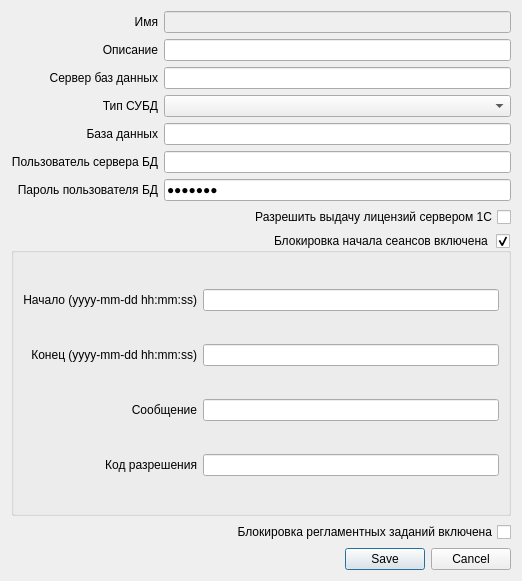
<?xml version="1.0" encoding="UTF-8"?>
<ui version="4.0">
 <class>dlgProp</class>
 <widget class="QDialog" name="dlgProp">
  <property name="geometry">
   <rect>
    <x>0</x>
    <y>0</y>
    <width>522</width>
    <height>581</height>
   </rect>
  </property>
  <property name="windowTitle">
   <string>Dialog</string>
  </property>
  <layout class="QGridLayout" name="gridLayout">
   <item row="3" column="0">
    <widget class="QLabel" name="label_4">
     <property name="layoutDirection">
      <enum>Qt::LeftToRight</enum>
     </property>
     <property name="text">
      <string>Тип СУБД</string>
     </property>
     <property name="alignment">
      <set>Qt::AlignRight|Qt::AlignTrailing|Qt::AlignVCenter</set>
     </property>
    </widget>
   </item>
   <item row="6" column="1">
    <widget class="QLineEdit" name="eDBPasswd">
     <property name="enabled">
      <bool>true</bool>
     </property>
     <property name="text">
      <string>linutip</string>
     </property>
     <property name="echoMode">
      <enum>QLineEdit::Password</enum>
     </property>
     <property name="readOnly">
      <bool>false</bool>
     </property>
    </widget>
   </item>
   <item row="10" column="0" colspan="2">
    <widget class="QDialogButtonBox" name="buttonBox">
     <property name="orientation">
      <enum>Qt::Horizontal</enum>
     </property>
     <property name="standardButtons">
      <set>QDialogButtonBox::Cancel|QDialogButtonBox::Save</set>
     </property>
    </widget>
   </item>
   <item row="8" column="0" colspan="2">
    <widget class="QGroupBox" name="gpBlock">
     <property name="layoutDirection">
      <enum>Qt::RightToLeft</enum>
     </property>
     <property name="title">
      <string>Блокировка начала сеансов включена</string>
     </property>
     <property name="checkable">
      <bool>true</bool>
     </property>
     <layout class="QGridLayout" name="gridLayout_2">
      <item row="2" column="0">
       <widget class="QLineEdit" name="eBlockMess">
        <property name="enabled">
         <bool>true</bool>
        </property>
        <property name="text">
         <string/>
        </property>
        <property name="readOnly">
         <bool>false</bool>
        </property>
       </widget>
      </item>
      <item row="2" column="1">
       <widget class="QLabel" name="label_10">
        <property name="layoutDirection">
         <enum>Qt::LeftToRight</enum>
        </property>
        <property name="text">
         <string>Сообщение</string>
        </property>
        <property name="alignment">
         <set>Qt::AlignRight|Qt::AlignTrailing|Qt::AlignVCenter</set>
        </property>
       </widget>
      </item>
      <item row="3" column="0">
       <widget class="QLineEdit" name="eBlockCode">
        <property name="enabled">
         <bool>true</bool>
        </property>
        <property name="text">
         <string/>
        </property>
        <property name="readOnly">
         <bool>false</bool>
        </property>
       </widget>
      </item>
      <item row="3" column="1">
       <widget class="QLabel" name="label_11">
        <property name="layoutDirection">
         <enum>Qt::LeftToRight</enum>
        </property>
        <property name="text">
         <string>Код разрешения</string>
        </property>
        <property name="alignment">
         <set>Qt::AlignRight|Qt::AlignTrailing|Qt::AlignVCenter</set>
        </property>
       </widget>
      </item>
      <item row="0" column="0">
       <widget class="QLineEdit" name="eBlockStart">
        <property name="enabled">
         <bool>true</bool>
        </property>
        <property name="text">
         <string/>
        </property>
        <property name="readOnly">
         <bool>false</bool>
        </property>
       </widget>
      </item>
      <item row="1" column="0">
       <widget class="QLineEdit" name="eBlockEnd">
        <property name="enabled">
         <bool>true</bool>
        </property>
        <property name="text">
         <string/>
        </property>
        <property name="readOnly">
         <bool>false</bool>
        </property>
       </widget>
      </item>
      <item row="0" column="1">
       <widget class="QLabel" name="label_8">
        <property name="layoutDirection">
         <enum>Qt::LeftToRight</enum>
        </property>
        <property name="text">
         <string>Начало (yyyy-mm-dd hh:mm:ss)</string>
        </property>
        <property name="alignment">
         <set>Qt::AlignRight|Qt::AlignTrailing|Qt::AlignVCenter</set>
        </property>
       </widget>
      </item>
      <item row="1" column="1">
       <widget class="QLabel" name="label_9">
        <property name="layoutDirection">
         <enum>Qt::LeftToRight</enum>
        </property>
        <property name="text">
         <string>Конец (yyyy-mm-dd hh:mm:ss)</string>
        </property>
        <property name="alignment">
         <set>Qt::AlignRight|Qt::AlignTrailing|Qt::AlignVCenter</set>
        </property>
       </widget>
      </item>
     </layout>
    </widget>
   </item>
   <item row="2" column="0">
    <widget class="QLabel" name="label_3">
     <property name="layoutDirection">
      <enum>Qt::LeftToRight</enum>
     </property>
     <property name="text">
      <string>Сервер баз данных</string>
     </property>
     <property name="alignment">
      <set>Qt::AlignRight|Qt::AlignTrailing|Qt::AlignVCenter</set>
     </property>
    </widget>
   </item>
   <item row="0" column="1">
    <widget class="QLineEdit" name="eName">
     <property name="enabled">
      <bool>false</bool>
     </property>
     <property name="font">
      <font>
       <weight>75</weight>
       <bold>true</bold>
      </font>
     </property>
     <property name="readOnly">
      <bool>true</bool>
     </property>
    </widget>
   </item>
   <item row="7" column="1">
    <widget class="QCheckBox" name="cbLic">
     <property name="layoutDirection">
      <enum>Qt::RightToLeft</enum>
     </property>
     <property name="text">
      <string>Разрешить выдачу лицензий сервером 1С</string>
     </property>
    </widget>
   </item>
   <item row="1" column="0">
    <widget class="QLabel" name="label_2">
     <property name="layoutDirection">
      <enum>Qt::LeftToRight</enum>
     </property>
     <property name="text">
      <string>Описание</string>
     </property>
     <property name="alignment">
      <set>Qt::AlignRight|Qt::AlignTrailing|Qt::AlignVCenter</set>
     </property>
    </widget>
   </item>
   <item row="1" column="1">
    <widget class="QLineEdit" name="eDescr">
     <property name="enabled">
      <bool>true</bool>
     </property>
     <property name="readOnly">
      <bool>false</bool>
     </property>
    </widget>
   </item>
   <item row="4" column="1">
    <widget class="QLineEdit" name="eDBName">
     <property name="enabled">
      <bool>true</bool>
     </property>
     <property name="readOnly">
      <bool>false</bool>
     </property>
    </widget>
   </item>
   <item row="5" column="1">
    <widget class="QLineEdit" name="eDBUser">
     <property name="enabled">
      <bool>true</bool>
     </property>
     <property name="text">
      <string/>
     </property>
     <property name="readOnly">
      <bool>false</bool>
     </property>
    </widget>
   </item>
   <item row="3" column="1">
    <widget class="QComboBox" name="cbDBType"/>
   </item>
   <item row="0" column="0">
    <widget class="QLabel" name="label">
     <property name="layoutDirection">
      <enum>Qt::LeftToRight</enum>
     </property>
     <property name="text">
      <string>Имя</string>
     </property>
     <property name="alignment">
      <set>Qt::AlignRight|Qt::AlignTrailing|Qt::AlignVCenter</set>
     </property>
    </widget>
   </item>
   <item row="6" column="0">
    <widget class="QLabel" name="label_7">
     <property name="layoutDirection">
      <enum>Qt::LeftToRight</enum>
     </property>
     <property name="text">
      <string>Пароль пользователя БД</string>
     </property>
     <property name="alignment">
      <set>Qt::AlignRight|Qt::AlignTrailing|Qt::AlignVCenter</set>
     </property>
    </widget>
   </item>
   <item row="2" column="1">
    <widget class="QLineEdit" name="eDBServer">
     <property name="enabled">
      <bool>true</bool>
     </property>
     <property name="readOnly">
      <bool>false</bool>
     </property>
    </widget>
   </item>
   <item row="5" column="0">
    <widget class="QLabel" name="label_6">
     <property name="layoutDirection">
      <enum>Qt::LeftToRight</enum>
     </property>
     <property name="text">
      <string>Пользователь сервера БД</string>
     </property>
     <property name="alignment">
      <set>Qt::AlignRight|Qt::AlignTrailing|Qt::AlignVCenter</set>
     </property>
    </widget>
   </item>
   <item row="4" column="0">
    <widget class="QLabel" name="label_5">
     <property name="layoutDirection">
      <enum>Qt::LeftToRight</enum>
     </property>
     <property name="text">
      <string>База данных</string>
     </property>
     <property name="alignment">
      <set>Qt::AlignRight|Qt::AlignTrailing|Qt::AlignVCenter</set>
     </property>
    </widget>
   </item>
   <item row="9" column="0" colspan="2">
    <widget class="QCheckBox" name="cbRegl">
     <property name="layoutDirection">
      <enum>Qt::RightToLeft</enum>
     </property>
     <property name="text">
      <string>Блокировка регламентных заданий включена</string>
     </property>
    </widget>
   </item>
  </layout>
 </widget>
 <resources/>
 <connections>
  <connection>
   <sender>buttonBox</sender>
   <signal>accepted()</signal>
   <receiver>dlgProp</receiver>
   <slot>accept()</slot>
   <hints>
    <hint type="sourcelabel">
     <x>248</x>
     <y>254</y>
    </hint>
    <hint type="destinationlabel">
     <x>157</x>
     <y>274</y>
    </hint>
   </hints>
  </connection>
  <connection>
   <sender>buttonBox</sender>
   <signal>rejected()</signal>
   <receiver>dlgProp</receiver>
   <slot>reject()</slot>
   <hints>
    <hint type="sourcelabel">
     <x>316</x>
     <y>260</y>
    </hint>
    <hint type="destinationlabel">
     <x>286</x>
     <y>274</y>
    </hint>
   </hints>
  </connection>
 </connections>
</ui>
